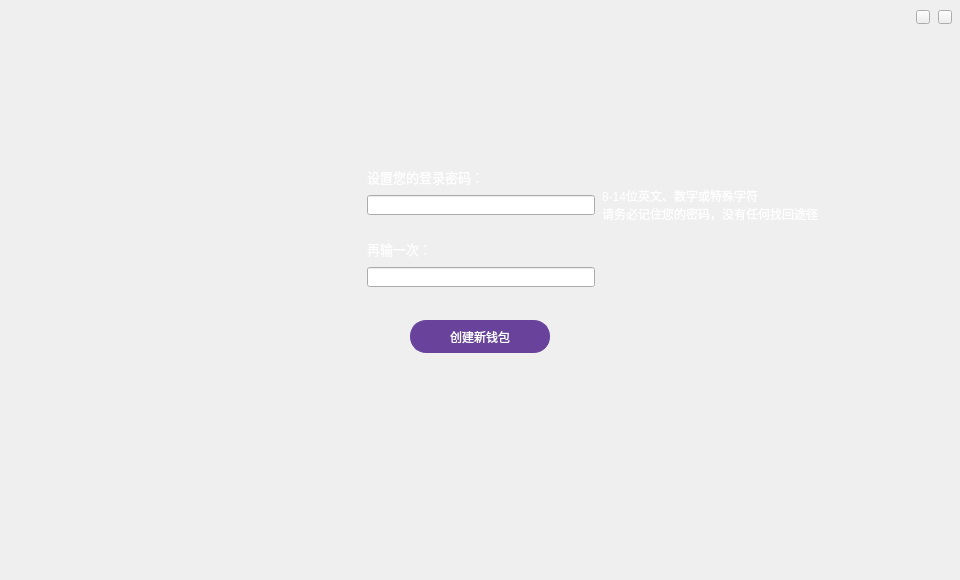
<?xml version="1.0" encoding="UTF-8"?>
<ui version="4.0">
 <class>FirstLogin</class>
 <widget class="QWidget" name="FirstLogin">
  <property name="geometry">
   <rect>
    <x>0</x>
    <y>0</y>
    <width>960</width>
    <height>580</height>
   </rect>
  </property>
  <property name="windowTitle">
   <string>FirstLogin</string>
  </property>
  <widget class="QLineEdit" name="pwdLineEdit">
   <property name="geometry">
    <rect>
     <x>367</x>
     <y>195</y>
     <width>228</width>
     <height>20</height>
    </rect>
   </property>
   <property name="font">
    <font>
     <family>微软雅黑</family>
    </font>
   </property>
   <property name="contextMenuPolicy">
    <enum>Qt::DefaultContextMenu</enum>
   </property>
   <property name="echoMode">
    <enum>QLineEdit::Password</enum>
   </property>
  </widget>
  <widget class="QLineEdit" name="pwdLineEdit2">
   <property name="geometry">
    <rect>
     <x>367</x>
     <y>267</y>
     <width>228</width>
     <height>20</height>
    </rect>
   </property>
   <property name="font">
    <font>
     <family>微软雅黑</family>
    </font>
   </property>
   <property name="cursor">
    <cursorShape>IBeamCursor</cursorShape>
   </property>
   <property name="contextMenuPolicy">
    <enum>Qt::DefaultContextMenu</enum>
   </property>
   <property name="echoMode">
    <enum>QLineEdit::Password</enum>
   </property>
  </widget>
  <widget class="QLabel" name="pwdLabel">
   <property name="geometry">
    <rect>
     <x>367</x>
     <y>162</y>
     <width>130</width>
     <height>30</height>
    </rect>
   </property>
   <property name="font">
    <font>
     <family>微软雅黑</family>
     <pointsize>10</pointsize>
    </font>
   </property>
   <property name="styleSheet">
    <string notr="true">color: rgb(255, 255, 255);</string>
   </property>
   <property name="text">
    <string>设置您的登录密码：</string>
   </property>
  </widget>
  <widget class="QLabel" name="pwdLabel2">
   <property name="geometry">
    <rect>
     <x>367</x>
     <y>239</y>
     <width>91</width>
     <height>20</height>
    </rect>
   </property>
   <property name="font">
    <font>
     <family>微软雅黑</family>
     <pointsize>10</pointsize>
    </font>
   </property>
   <property name="styleSheet">
    <string notr="true">color: rgb(255, 255, 255);</string>
   </property>
   <property name="text">
    <string>再输一次：</string>
   </property>
  </widget>
  <widget class="QToolButton" name="createBtn">
   <property name="geometry">
    <rect>
     <x>410</x>
     <y>320</y>
     <width>140</width>
     <height>33</height>
    </rect>
   </property>
   <property name="font">
    <font>
     <family>微软雅黑</family>
    </font>
   </property>
   <property name="cursor">
    <cursorShape>PointingHandCursor</cursorShape>
   </property>
   <property name="focusPolicy">
    <enum>Qt::NoFocus</enum>
   </property>
   <property name="styleSheet">
    <string notr="true">color:white;border:1px solid  rgb(105,67,155);border-radius:16px;
background-color: rgb(105,67,155);</string>
   </property>
   <property name="text">
    <string>创建新钱包</string>
   </property>
  </widget>
  <widget class="QLabel" name="tipLabel">
   <property name="geometry">
    <rect>
     <x>367</x>
     <y>377</y>
     <width>228</width>
     <height>16</height>
    </rect>
   </property>
   <property name="font">
    <font>
     <family>微软雅黑</family>
    </font>
   </property>
   <property name="styleSheet">
    <string notr="true">color: rgb(255, 255, 255);</string>
   </property>
   <property name="text">
    <string/>
   </property>
   <property name="alignment">
    <set>Qt::AlignCenter</set>
   </property>
  </widget>
  <widget class="QLabel" name="tipLabel2">
   <property name="geometry">
    <rect>
     <x>602</x>
     <y>165</y>
     <width>316</width>
     <height>80</height>
    </rect>
   </property>
   <property name="styleSheet">
    <string notr="true">color: rgb(255, 255, 255);</string>
   </property>
   <property name="text">
    <string>8-14位英文、数字或特殊字符
请务必记住您的密码，没有任何找回途径</string>
   </property>
  </widget>
  <widget class="QLabel" name="correctLabel">
   <property name="geometry">
    <rect>
     <x>580</x>
     <y>200</y>
     <width>16</width>
     <height>12</height>
    </rect>
   </property>
   <property name="font">
    <font>
     <family>微软雅黑</family>
    </font>
   </property>
   <property name="text">
    <string/>
   </property>
  </widget>
  <widget class="QLabel" name="correctLabel2">
   <property name="geometry">
    <rect>
     <x>580</x>
     <y>272</y>
     <width>16</width>
     <height>12</height>
    </rect>
   </property>
   <property name="font">
    <font>
     <family>微软雅黑</family>
    </font>
   </property>
   <property name="text">
    <string/>
   </property>
  </widget>
  <widget class="QToolButton" name="closeBtn">
   <property name="geometry">
    <rect>
     <x>938</x>
     <y>10</y>
     <width>14</width>
     <height>14</height>
    </rect>
   </property>
   <property name="cursor">
    <cursorShape>PointingHandCursor</cursorShape>
   </property>
   <property name="focusPolicy">
    <enum>Qt::NoFocus</enum>
   </property>
   <property name="text">
    <string/>
   </property>
  </widget>
  <widget class="QToolButton" name="minBtn">
   <property name="geometry">
    <rect>
     <x>916</x>
     <y>10</y>
     <width>14</width>
     <height>14</height>
    </rect>
   </property>
   <property name="cursor">
    <cursorShape>PointingHandCursor</cursorShape>
   </property>
   <property name="focusPolicy">
    <enum>Qt::NoFocus</enum>
   </property>
   <property name="text">
    <string/>
   </property>
  </widget>
 </widget>
 <layoutdefault spacing="6" margin="11"/>
 <resources/>
 <connections/>
</ui>
